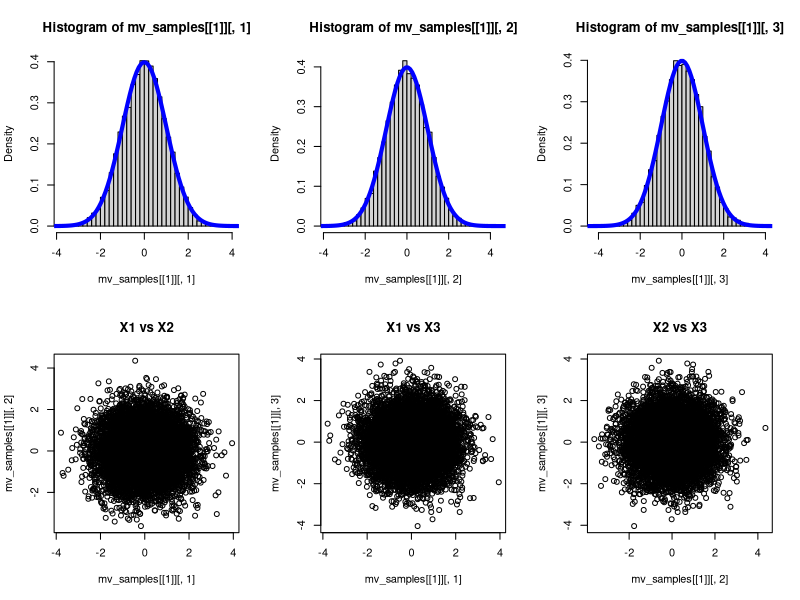
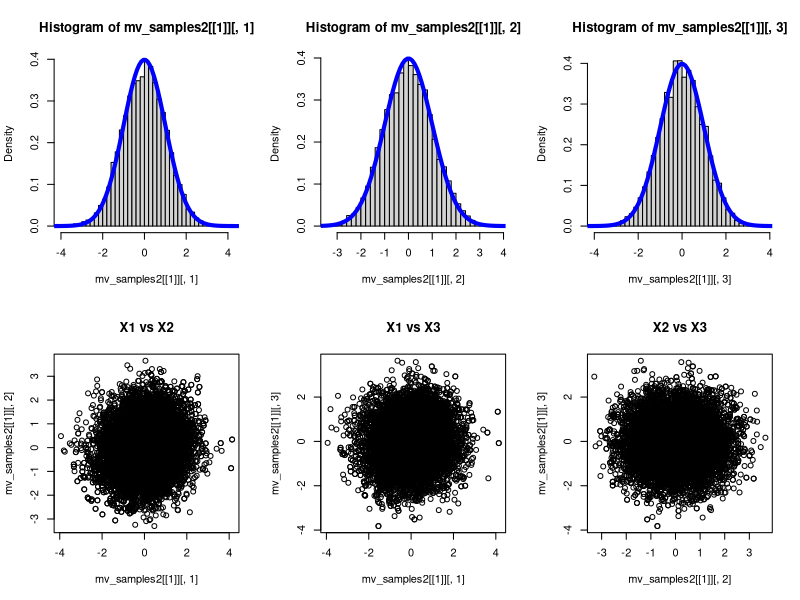

These charts were generated, in order, by the following R code:
## Multivariate HMCMC


## Let's try tri-variate Normal with Unit Covariance

# MVN function 
library(mvtnorm)

mvden <- function(x){  
  return(dmvnorm(x, mean = c(0,0,0), sigma= diag(3)))  # input : vector 
}


grad <- function(x,func){ # input: vector 
  obj <- c()
  h <- 10^(-7)
  for(i in 1:length(x)){
    xh <- x 
    xh[i] <- x[i] +h
    dx <- h
    df <- func(xh) - func(x)
    obj[i] <- df/dx
  }
  return(obj)
}

grad(c(1,2,3) , dmvnorm)

# comparison with package 
library(pracma)
install.packages('pracma')
pracma::grad(dmvnorm, c(1,2,3))

#-----------------------------------------------------------------------------
## leapfrog function
mLF <- function(x, p, dKdp, M, dVdx, step_size, step_iter){   # x & p are vectors 
  for(i in 1:step_iter){
    p <- p + step_size/2 * dVdx(x) #half step for momentum
    x <- x - step_size * p %*% solve(M)  #whole step for x
    p <- p + step_size/2 * dVdx(x) # another half step for momentum
  } 
  p <- -p # moment flip 
  obj <- list(x=x,p=p) # momentum flip
  return(obj)
}

# test
step_size = 0.3
step_iter = 5
x= c(1,2,3)
p =  rmvnorm(1,mean=rep(0,3),sigma=diag(3))
V <- function(x) -log(dmvnorm(x))  
dVdx <- function(x) grad(x, V)
M = diag(3)


##----------------------------------------------------------------------------------------

mHamMC <- function(n_iter, initial_x, likelihood, step_size, step_iter, M){
  
  # set of sampled x, momentum p 
  samples <- list()
  samples[[1]] <- matrix(rep(0,3),ncol=3) # target variable
  samples[[2]] <- matrix(rep(0,3),ncol=3) # moment variable
  
  # Hamiltonian function H = V+K
  V <- function(x) -log(likelihood(x))
  #K <- function(p) 1/2* t(p)%*%solve(M)%*%p   
  
  #Derivatives functions
  dVdx <- function(x) grad(x, V)
  

  #leapfrog integration
  for(i in 1:n_iter){
    initial_p <- rmvnorm(1,mean=rep(0,3),sigma=M) #initial momentum   
    result <- mLF(initial_x,initial_p, dKdp, M, dVdx, step_size, step_iter) 
    x_new <- result[[1]]
    p_new <- result[[2]]
    
    old_l <- likelihood(initial_x)*mvden(initial_p)
    new_l <- likelihood(x_new)*mvden(p_new)
    alpha <- min(1, new_l/old_l)
    if(alpha > runif(1)){
      new <- c(x_new, p_new)
      samples[[1]] <- rbind(samples[[1]], x_new)
      samples[[2]] <- rbind(samples[[2]], p_new)
    }else{
      new <- c(x,p)
      samples[[1]] <- rbind(samples[[1]], initial_x)
      samples[[2]] <- rbind(samples[[2]], initial_p)
    }
    initial_x <- x_new
    initial_p <- p_new 
  }
  return(samples)
}


mv_samples <- mHamMC(10000, c(0,0,0), dmvnorm, 0.3, 5, diag(3))

#plot marginal
par(mfrow=c(2,3))
hist(mv_samples[[1]][,1], nclass=40,prob=T) 
lines(x=seq(-5,5,len=100), y=dnorm(seq(-5,5,len=100)), col='blue', lwd=4)
hist(mv_samples[[1]][,2], nclass=40,prob=T) 
lines(x=seq(-5,5,len=100), y=dnorm(seq(-5,5,len=100)), col='blue', lwd=4)
hist(mv_samples[[1]][,3], nclass=40,prob=T) 
lines(x=seq(-5,5,len=100), y=dnorm(seq(-5,5,len=100)), col='blue', lwd=4)

#plot correlation
plot(mv_samples[[1]][,1],mv_samples[[1]][,2], main='X1 vs X2')
plot(mv_samples[[1]][,1],mv_samples[[1]][,3], main='X1 vs X3')
plot(mv_samples[[1]][,2],mv_samples[[1]][,3], main='X2 vs X3')




###_----------------------------------------------------------------------------------------------------------
## correlated case

M = diag(3)
M[1,2]=M[2,1]=0.5
M[1,3]=M[3,1]=0.25
x = c(0,0,0)

mv_samples2 <- mHamMC(10000, c(0,0,0), dmvnorm, 0.3, 5, M)



#plot marginal
par(mfrow=c(2,3))
hist(mv_samples2[[1]][,1], nclass=40,prob=T) 
lines(x=seq(-5,5,len=100), y=dnorm(seq(-5,5,len=100)), col='blue', lwd=4)
hist(mv_samples2[[1]][,2], nclass=40,prob=T) 
lines(x=seq(-5,5,len=100), y=dnorm(seq(-5,5,len=100)), col='blue', lwd=4)
hist(mv_samples2[[1]][,3], nclass=40,prob=T) 
lines(x=seq(-5,5,len=100), y=dnorm(seq(-5,5,len=100)), col='blue', lwd=4)

#plot correlation
plot(mv_samples2[[1]][,1],mv_samples2[[1]][,2], main='X1 vs X2')
plot(mv_samples2[[1]][,1],mv_samples2[[1]][,3], main='X1 vs X3')
plot(mv_samples2[[1]][,2],mv_samples2[[1]][,3], main='X2 vs X3')












